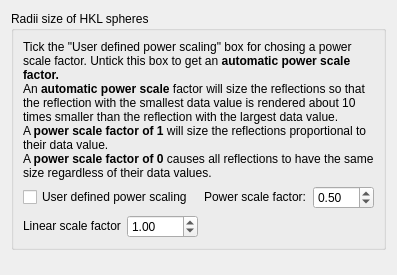
                  <widget class="QWidget" name="tab_3">
                   <attribute name="title">
                    <string>Sizing</string>
                   </attribute>
                   <layout class="QGridLayout" name="gridLayout_27">
                    <item row="0" column="0" alignment="Qt::AlignTop">
                     <widget class="QGroupBox" name="groupBox_3">
                      <property name="sizePolicy">
                       <sizepolicy hsizetype="Preferred" vsizetype="Preferred">
                        <horstretch>1</horstretch>
                        <verstretch>0</verstretch>
                       </sizepolicy>
                      </property>
                      <property name="title">
                       <string>Radii size of HKL spheres</string>
                      </property>
                      <property name="checkable">
                       <bool>false</bool>
                      </property>
                      <layout class="QGridLayout" name="gridLayout_10">
                       <item row="2" column="1">
                        <widget class="QDoubleSpinBox" name="radii_scale_spinBox">
                         <property name="sizePolicy">
                          <sizepolicy hsizetype="Maximum" vsizetype="Maximum">
                           <horstretch>0</horstretch>
                           <verstretch>0</verstretch>
                          </sizepolicy>
                         </property>
                         <property name="toolTip">
                          <string>&lt;html&gt;&lt;head/&gt;&lt;body&gt;&lt;p&gt;A linear scale factor of 1 means that if two reflectiions with the largest data values happen to be next to each other their spheres will touch but not overlap.&lt;/p&gt;&lt;/body&gt;&lt;/html&gt;</string>
                         </property>
                         <property name="decimals">
                          <number>2</number>
                         </property>
                         <property name="minimum">
                          <double>0.000000000000000</double>
                         </property>
                         <property name="maximum">
                          <double>1000.000000000000000</double>
                         </property>
                         <property name="singleStep">
                          <double>0.200000000000000</double>
                         </property>
                         <property name="value">
                          <double>1.000000000000000</double>
                         </property>
                        </widget>
                       </item>
                       <item row="1" column="0" colspan="2">
                        <widget class="QCheckBox" name="ManualPowerScalecheckbox">
                         <property name="sizePolicy">
                          <sizepolicy hsizetype="Minimum" vsizetype="Maximum">
                           <horstretch>0</horstretch>
                           <verstretch>0</verstretch>
                          </sizepolicy>
                         </property>
                         <property name="toolTip">
                          <string/>
                         </property>
                         <property name="text">
                          <string>User defined power scaling</string>
                         </property>
                        </widget>
                       </item>
                       <item row="1" column="2">
                        <widget class="QLabel" name="label_10">
                         <property name="sizePolicy">
                          <sizepolicy hsizetype="Minimum" vsizetype="Maximum">
                           <horstretch>0</horstretch>
                           <verstretch>0</verstretch>
                          </sizepolicy>
                         </property>
                         <property name="text">
                          <string>Power scale factor:</string>
                         </property>
                         <property name="alignment">
                          <set>Qt::AlignRight|Qt::AlignTrailing|Qt::AlignVCenter</set>
                         </property>
                         <property name="indent">
                          <number>1</number>
                         </property>
                        </widget>
                       </item>
                       <item row="1" column="3">
                        <widget class="QDoubleSpinBox" name="power_scale_spinBox">
                         <property name="sizePolicy">
                          <sizepolicy hsizetype="Maximum" vsizetype="Maximum">
                           <horstretch>0</horstretch>
                           <verstretch>0</verstretch>
                          </sizepolicy>
                         </property>
                         <property name="toolTip">
                          <string extracomment="Exponent of 1 means the size of a sphere for each reflection is proportional to its data value. Exponent of 0 means all spheres will have the same size irrespective of their data values."/>
                         </property>
                         <property name="minimum">
                          <double>-10.000000000000000</double>
                         </property>
                         <property name="maximum">
                          <double>10.000000000000000</double>
                         </property>
                         <property name="singleStep">
                          <double>0.050000000000000</double>
                         </property>
                         <property name="value">
                          <double>0.500000000000000</double>
                         </property>
                        </widget>
                       </item>
                       <item row="0" column="0" colspan="4">
                        <widget class="QLabel" name="label_7">
                         <property name="sizePolicy">
                          <sizepolicy hsizetype="Preferred" vsizetype="Fixed">
                           <horstretch>0</horstretch>
                           <verstretch>0</verstretch>
                          </sizepolicy>
                         </property>
                         <property name="text">
                          <string>&lt;html&gt;&lt;head/&gt;&lt;body&gt;&lt;p&gt;Tick the &amp;quot;User defined power scaling&amp;quot; box for chosing a power scale factor. Untick this box to get an &lt;span style=&quot; font-weight:600;&quot;&gt;automatic power scale factor.&lt;/span&gt;&lt;br/&gt;An &lt;span style=&quot; font-weight:600;&quot;&gt;automatic power scale&lt;/span&gt; factor will size the reflections so that the reflection with the smallest data value is rendered about 10 times smaller than the reflection with the largest data value. &lt;br/&gt;A &lt;span style=&quot; font-weight:600;&quot;&gt;power scale factor of 1&lt;/span&gt; will size the reflections proportional to their data value. &lt;br/&gt;A &lt;span style=&quot; font-weight:600;&quot;&gt;power scale factor of 0&lt;/span&gt; causes all reflections to have the same size regardless of their data values. &lt;/p&gt;&lt;/body&gt;&lt;/html&gt;</string>
                         </property>
                         <property name="textFormat">
                          <enum>Qt::RichText</enum>
                         </property>
                         <property name="scaledContents">
                          <bool>false</bool>
                         </property>
                         <property name="alignment">
                          <set>Qt::AlignLeading|Qt::AlignLeft|Qt::AlignVCenter</set>
                         </property>
                         <property name="wordWrap">
                          <bool>true</bool>
                         </property>
                        </widget>
                       </item>
                       <item row="2" column="0">
                        <widget class="QLabel" name="label_11">
                         <property name="sizePolicy">
                          <sizepolicy hsizetype="Minimum" vsizetype="Maximum">
                           <horstretch>0</horstretch>
                           <verstretch>0</verstretch>
                          </sizepolicy>
                         </property>
                         <property name="toolTip">
                          <string>&lt;html&gt;&lt;head/&gt;&lt;body&gt;&lt;p&gt;A linear scale factor of 1 means that if two reflectiions with the largest data values happen to be next to each other their spheres will touch but not overlap.&lt;/p&gt;&lt;/body&gt;&lt;/html&gt;</string>
                         </property>
                         <property name="text">
                          <string>Linear scale factor</string>
                         </property>
                        </widget>
                       </item>
                      </layout>
                     </widget>
                    </item>
                   </layout>
                  </widget>
